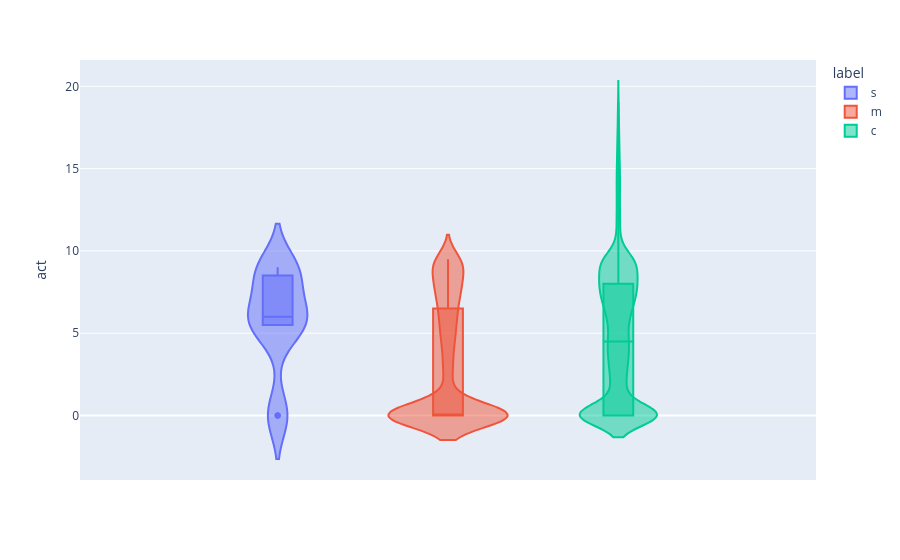

The notebook cell saved with this chart:
### Code cell
print(asdf.group_by("label").agg([pl.col("act").mean().alias("mean_act"), pl.col("act").count().alias("count")]))
px.violin(asdf, y="act", color="label", box=True)

### Figure 1 — Plotly figure (JSON) as saved in the notebook; plotly's stock layout.template omitted (floating-point values rounded to 4 significant figures; data arrays with more than 128 entries replaced by an {"elided": "..."} marker saying what was removed)
{"data": [{"alignmentgroup": "True", "box": {"visible": true}, "hovertemplate": "label=s<br>act=%{y}<extra></extra>", "legendgroup": "s", "marker": {"color": "#636efa"}, "name": "s", "offsetgroup": "s", "orientation": "v", "scalegroup": "True", "showlegend": true, "type": "violin", "x0": " ", "xaxis": "x", "y": [5.5, 5.5, 5.5, 5.5, 5.5, 5.5, 8.5, 8.5, 8.5, 6.5, 6.5, 6.5, 0.0, 0.0, 0.0, 9.0, 9.0, 9.0], "y0": " ", "yaxis": "y"}, {"alignmentgroup": "True", "box": {"visible": true}, "hovertemplate": "label=m<br>act=%{y}<extra></extra>", "legendgroup": "m", "marker": {"color": "#EF553B"}, "name": "m", "offsetgroup": "m", "orientation": "v", "scalegroup": "True", "showlegend": true, "type": "violin", "x0": " ", "xaxis": "x", "y": {"elided": "3828 float values"}, "y0": " ", "yaxis": "y"}, {"alignmentgroup": "True", "box": {"visible": true}, "hovertemplate": "label=c<br>act=%{y}<extra></extra>", "legendgroup": "c", "marker": {"color": "#00cc96"}, "name": "c", "offsetgroup": "c", "orientation": "v", "scalegroup": "True", "showlegend": true, "type": "violin", "x0": " ", "xaxis": "x", "y": {"elided": "14408 float values"}, "y0": " ", "yaxis": "y"}], "layout": {"legend": {"title": {"text": "label"}, "tracegroupgap": 0}, "margin": {"t": 60}, "violinmode": "group", "xaxis": {"anchor": "y", "domain": [0, 1]}, "yaxis": {"anchor": "x", "domain": [0, 1], "title": {"text": "act"}}}}
